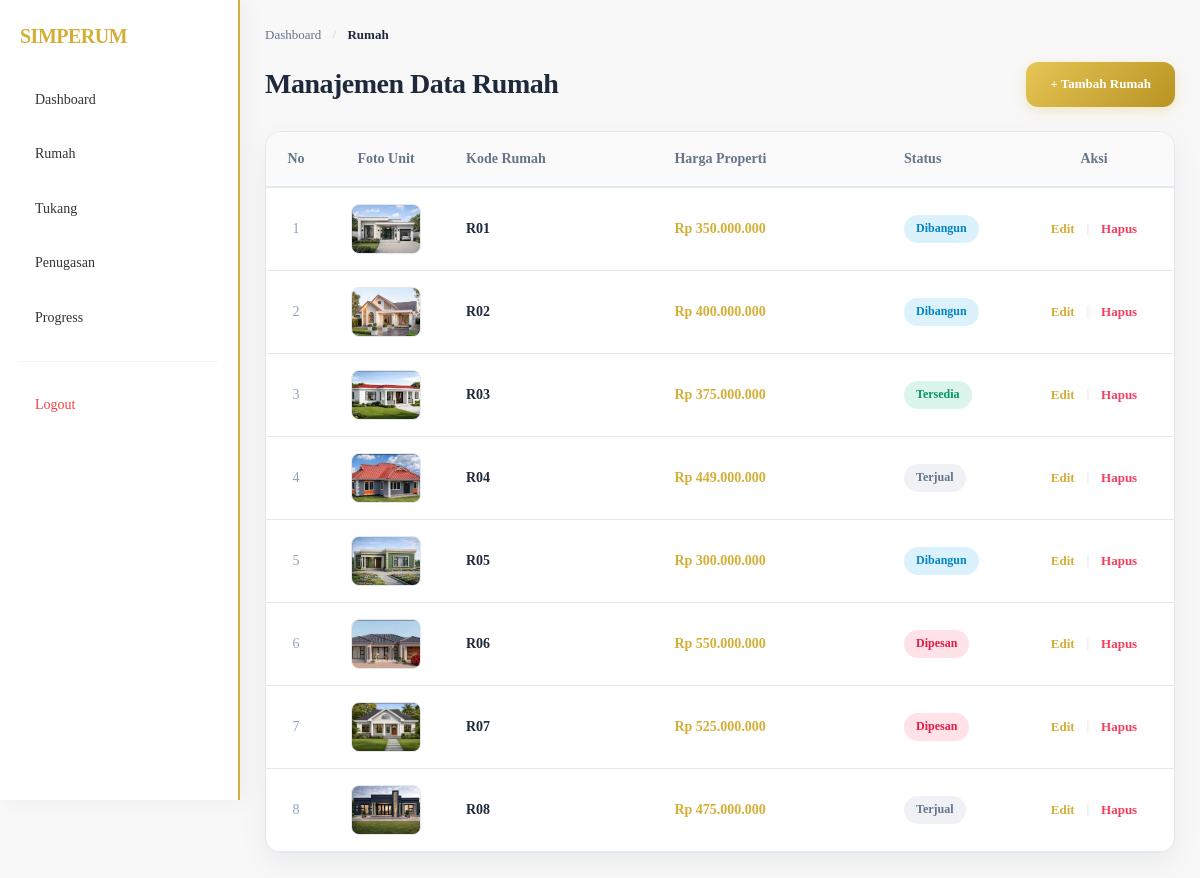
Screenshot of /admin/rumah.php (signed in) with the database file from the repository.
### tables this page shows
CREATE TABLE `rumah` (
  `id_rumah` int(11) NOT NULL,
  `kode_rumah` varchar(10) NOT NULL,
  `alamat` text NOT NULL,
  `luas_tanah` int(11) NOT NULL,
  `luas_bangunan` int(11) NOT NULL,
  `jumlah_kamar` int(11) NOT NULL,
  `jumlah_kamar_mandi` int(11) NOT NULL,
  `harga` bigint(20) NOT NULL,
  `status` enum('tersedia','dipesan','dibangun','terjual') DEFAULT 'tersedia',
  `foto_rumah` varchar(255) DEFAULT NULL,
  `denah_rumah` varchar(255) DEFAULT NULL,
  `deskripsi` text DEFAULT NULL,
  `posisi_x` int(11) DEFAULT 0,
  `posisi_y` int(11) DEFAULT 0
);

### admin/rumah.php (the view, shortened to what this page needs)
<?php
include '../config/koneksi.php';
$query = mysqli_query($conn, "SELECT * FROM rumah");
?>
<!DOCTYPE html>
<html lang="id">
<head>
    <link rel="stylesheet" href="../css/style.css">
</head>
<body>
<div class="sidebar" id="sidebarMenu">
    <h2>SIMPERUM</h2>
    <a href="dashboard.php">Dashboard</a>
    <a href="rumah.php">Rumah</a>
    <a href="tukang.php">Tukang</a>
    <a href="penugasan.php">Penugasan</a>
    <a href="progress.php">Progress</a>
    <hr style="border: 0; border-top: 1px solid #f1f5f9; margin: 20px 0;">
    <a href="../logout.php" style="color: #ef4444;">Logout</a>
</div>
<div class="content">
    <div class="breadcrumb">
        <a href="dashboard.php" style="text-decoration: none; color: #64748b;">Dashboard</a>
        <span style="margin: 0 8px; color: #cbd5e1;">/</span>
        <span style="color: #1e293b; font-weight: 600;">Rumah</span>
    </div>
    <div class="header-title" style="display: flex; justify-content: space-between; align-items: center; margin-bottom: 24px; flex-wrap: wrap; gap: 16px;">
        <h2 style="font-size: 28px; font-weight: 700; color: #1e293b; letter-spacing: -0.5px; margin: 0;">
            Manajemen Data Rumah
        </h2>
        <a href="tambah_rumah.php" class="btn" style="text-decoration: none; gap: 6px; font-size: 13px;">
            + Tambah Rumah
        </a>
    </div>
    <div class="table-responsive">
        <table>
            <thead>
                <tr style="background: #fafafa; border-bottom: 2px solid var(--border-color);">
                    <th style="padding: 16px 20px; color: #64748b; font-weight: 600; width: 60px; text-align: center;">No</th>
                    <th style="padding: 16px 20px; color: #64748b; font-weight: 600; width: 120px; text-align: center;">Foto Unit</th>
                    <th style="padding: 16px 20px; color: #64748b; font-weight: 600;">Kode Rumah</th>
                    <th style="padding: 16px 20px; color: #64748b; font-weight: 600;">Harga Properti</th>
                    <th style="padding: 16px 20px; color: #64748b; font-weight: 600; width: 130px;">Status</th>
                    <th style="padding: 16px 20px; color: #64748b; font-weight: 600; width: 160px; text-align: center;">Aksi</th>
                </tr>
            </thead>
            <tbody>
                <?php
                $no = 1;
                while($data = mysqli_fetch_assoc($query)){
                    $status = strtolower($data['status']);
                    $badgeBg = "rgba(148, 163, 184, 0.15)"; $badgeColor = "#64748b";
                    if($status == 'tersedia') { $badgeBg = "rgba(16, 185, 129, 0.15)"; $badgeColor = "#059669"; }
                    elseif($status == 'dipesan') { $badgeBg = "rgba(244, 63, 94, 0.15)"; $badgeColor = "#e11d48"; }
                    elseif($status == 'dibangun') { $badgeBg = "rgba(14, 165, 233, 0.15)"; $badgeColor = "#0284c7"; }
                ?>
                <tr style="border-bottom: 1px solid var(--border-color); transition: background 0.2s;" onmouseover="this.style.background='#fdfbf7'" onmouseout="this.style.background='transparent'">
                    <td style="padding: 16px 20px; text-align: center; color: #94a3b8; font-weight: 500;"><?= $no++; ?></td>
                    <td style="padding: 16px 20px; text-align: center;">
                        <div style="width: 70px; height: 50px; border-radius: var(--radius-sm); overflow: hidden; background: #f1f5f9; border: 1px solid var(--border-color); margin: 0 auto;">
                            <?php
                            $img_path = "../uploads/rumah/" . $data['foto_rumah'];
                            if(!empty($data['foto_rumah']) && file_exists($img_path)):
                            ?>
                                <img src="<?= $img_path; ?>" style="width: 100%; height: 100%; object-fit: cover;">
                            <?php else: ?>
                                <img src="https://images.unsplash.com/photo-1600585154340-be6161a56a0c?auto=format&fit=crop&w=150&q=80" style="width: 100%; height: 100%; object-fit: cover;">
                            <?php endif; ?>
                        </div>
                    </td>
                    <td style="padding: 16px 20px; font-weight: 600; color: #1e293b;"><?= $data['kode_rumah']; ?></td>
                    <td style="padding: 16px 20px; font-weight: 600; color: var(--primary-gold);">Rp <?= number_format($data['harga'], 0, ',', '.'); ?></td>
                    <td style="padding: 16px 20px;">
                        <span style="background: <?= $badgeBg; ?>; color: <?= $badgeColor; ?>; padding: 4px 12px; font-size: 12px; font-weight: 600; border-radius: 100px; display: inline-block; text-transform: capitalize;">
                            <?= $data['status']; ?>
                        </span>
                    </td>
                    <td style="padding: 16px 20px; text-align: center;">
                        <div style="display: flex; gap: 12px; justify-content: center; align-items: center;">
                            <a href="edit_rumah.php?id=<?= $data['id_rumah']; ?>" style="text-decoration: none; color: var(--primary-gold); font-weight: 600; font-size: 13px;">Edit</a>
                            <span style="color: #cbd5e1; font-size: 12px;">|</span>
                            <a href="hapus_rumah.php?id=<?= $data['id_rumah']; ?>" style="text-decoration: none; color: #f43f5e; font-weight: 600; font-size: 13px;" onclick="return confirm('Yakin ingin menghapus unit <?= $data['kode_rumah']; ?>?')">Hapus</a>
                        </div>
                    </td>
                </tr>
                <?php } ?>
            </tbody>
        </table>
    </div>
</div>
</body>
</html>

### css/style.css (style rules this page uses)
:root { --primary-gold: #d4af37; --gold-gradient: linear-gradient(135deg, #e6c655, #b89322); --gold-light: rgba(212, 175, 55, 0.1); --text-main: #1e293b; --text-muted: #64748b; --bg-main: #f8fafc; --bg-card: #ffffff; --border-color: #e2e8f0; --radius-sm: 8px; --radius-md: 12px; --radius-lg: 16px; --shadow-sm: 0 2px 8px rgba(0, 0, 0, 0.04); --shadow-md: 0 10px 30px rgba(0, 0, 0, 0.06); --shadow-lg: 0 20px 40px rgba(212, 175, 55, 0.12); }
* { box-sizing: border-box; margin: 0; padding: 0; }
body { font-family: 'Plus Jakarta Sans', 'Segoe UI', sans-serif; background-color: var(--bg-main); color: var(--text-main); line-height: 1.6; -webkit-font-smoothing: antialiased; }
.sidebar { width: 260px; height: 100vh; position: fixed; top: 0; left: 0; background: var(--bg-card); border-right: 1px solid var(--border-color); padding: 32px 24px; overflow-y: auto; z-index: 90; }
.sidebar h2 { color: var(--primary-gold); margin-bottom: 32px; font-size: 20px; font-weight: 700; letter-spacing: -0.5px; }
.sidebar a { display: flex; align-items: center; padding: 12px 16px; margin-top: 8px; text-decoration: none; color: var(--text-muted); border-radius: var(--radius-md); font-weight: 500; font-size: 14px; transition: all 0.3s cubic-bezier(0.4, 0, 0.2, 1); }
.content { margin-left: 260px; padding: 40px; }
.btn { display: inline-flex; align-items: center; justify-content: center; padding: 12px 24px; border-radius: var(--radius-md); background: var(--gold-gradient); color: #ffffff; text-decoration: none; font-weight: 600; font-size: 14px; border: none; cursor: pointer; box-shadow: 0 4px 14px rgba(212, 175, 55, 0.25); transition: all 0.3s cubic-bezier(0.4, 0, 0.2, 1); }
.breadcrumb { font-size: 13px; font-weight: 500; color: var(--text-muted); margin-bottom: 16px; }

### admin/rumah.php (style rules this page uses)
body { margin: 0; background: #f8f8f8; font-family: inherit; }
.sidebar { width: 240px; height: 100vh; position: fixed; top: 0; left: 0; background: white; border-right: 2px solid #d4af37; padding: 20px; box-shadow: 5px 0 20px rgba(0,0,0,0.05); box-sizing: border-box; transition: transform 0.3s ease-in-out; z-index: 1000; }
.sidebar h2 { color: #d4af37; margin: 0 0 25px 0; }
.sidebar a { display: block; padding: 12px 15px; margin-top: 8px; text-decoration: none; color: #333; border-radius: 8px; transition: 0.3s; font-weight: 500; }
.content { margin-left: 240px; padding: 25px; box-sizing: border-box; transition: margin-left 0.3s ease-in-out; }
.table-responsive { background: white; border-radius: var(--radius-lg); box-shadow: var(--shadow-md); border: 1px solid var(--border-color); overflow-x: auto; -webkit-overflow-scrolling: touch; }
table { width: 100%; border-collapse: collapse; text-align: left; font-size: 14px; min-width: 750px; }

### rows the page displays
rumah: foto_rumah (picture), kode_rumah "R01", harga "350.000.000", status "Dibangun"
rumah: foto_rumah (picture), kode_rumah "R02", harga "400.000.000", status "Dibangun"
rumah: foto_rumah (picture), kode_rumah "R03", harga "375.000.000", status "Tersedia"
rumah: foto_rumah (picture), kode_rumah "R04", harga "449.000.000", status "Terjual"
rumah: foto_rumah (picture), kode_rumah "R05", harga "300.000.000", status "Dibangun"
rumah: foto_rumah (picture), kode_rumah "R06", harga "550.000.000", status "Dipesan"
rumah: foto_rumah (picture), kode_rumah "R07", harga "525.000.000", status "Dipesan"
rumah: foto_rumah (picture), kode_rumah "R08", harga "475.000.000", status "Terjual"
